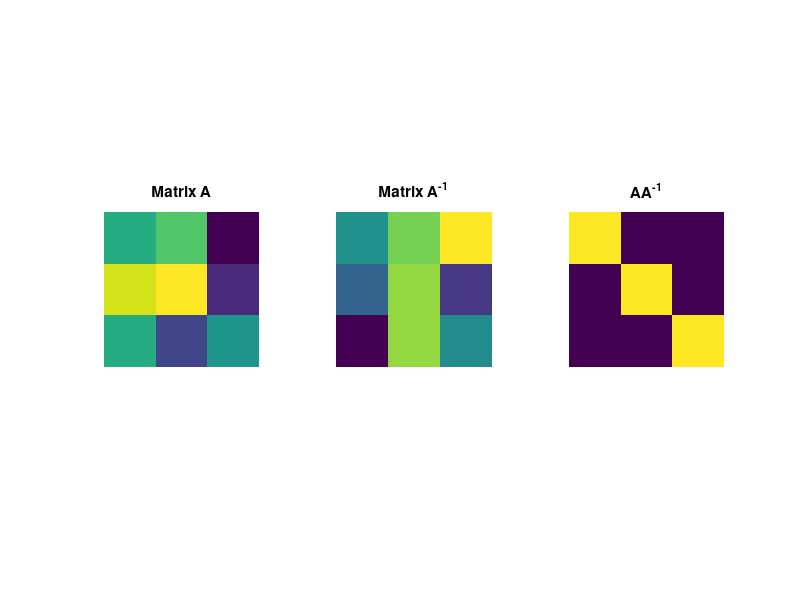

The MATLAB script that drew this image:
%%
%     COURSE: Linear algebra: theory and implementation
%    SECTION: Matrix inverse
%      VIDEO: Concept and uses of the inverse
% Instructor: sincxpress.com
% Course url: https://www.udemy.com/course/linear-algebra-theory-and-implementation/?couponCode=202110
%
%%
clear, clc

%%

% size of square matrix
m = 3;

% generate random matrix
A = randn(m);

% compute its inverse
Ainv = inv(A);

% and check the multiplication
id = A*Ainv;


% show in an image
figure(1), clf
subplot(131), imagesc(A)
title('Matrix A'), axis square, axis off

subplot(132), imagesc(Ainv)
title('Matrix A^{-1}'), axis square, axis off

subplot(133), imagesc(id)
title('AA^{-1}'), axis square, axis off

%% done.
